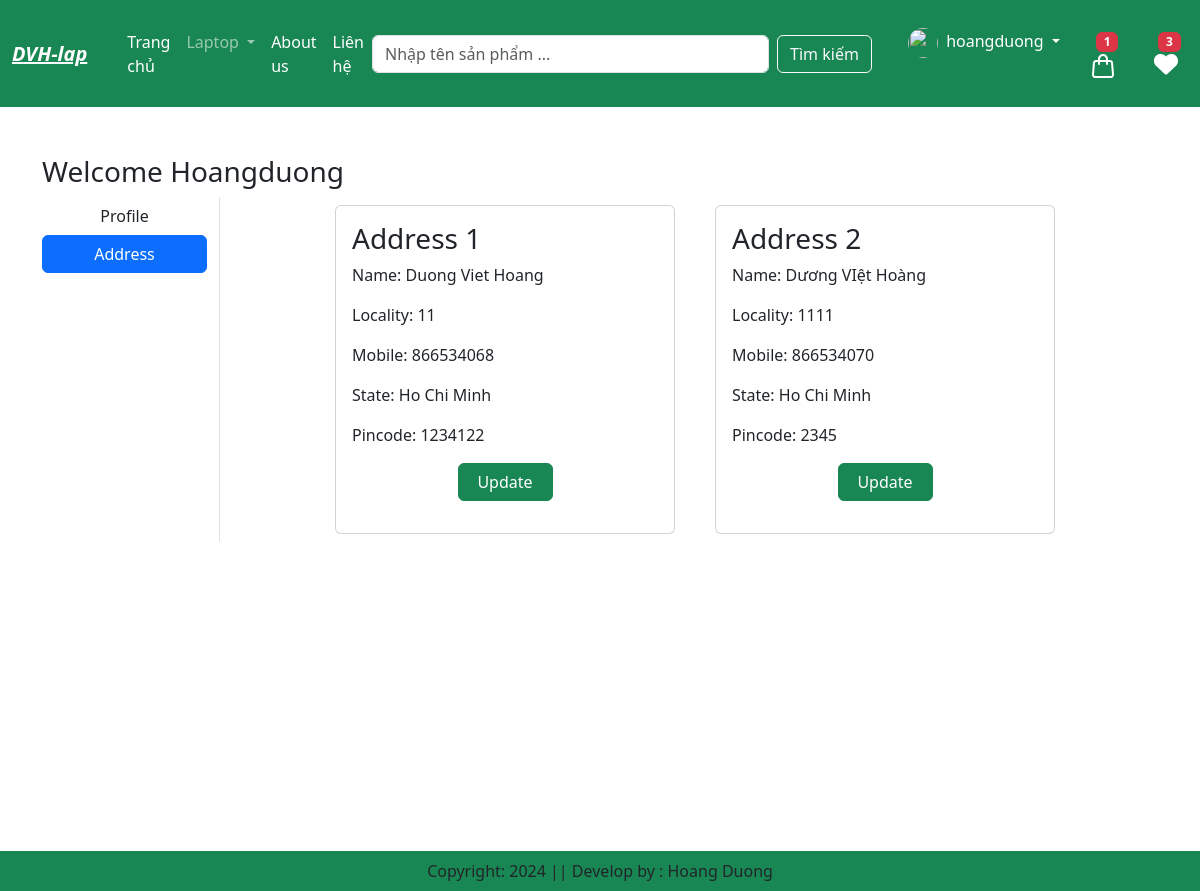
Page /address/ (signed in) on the earlier database version.
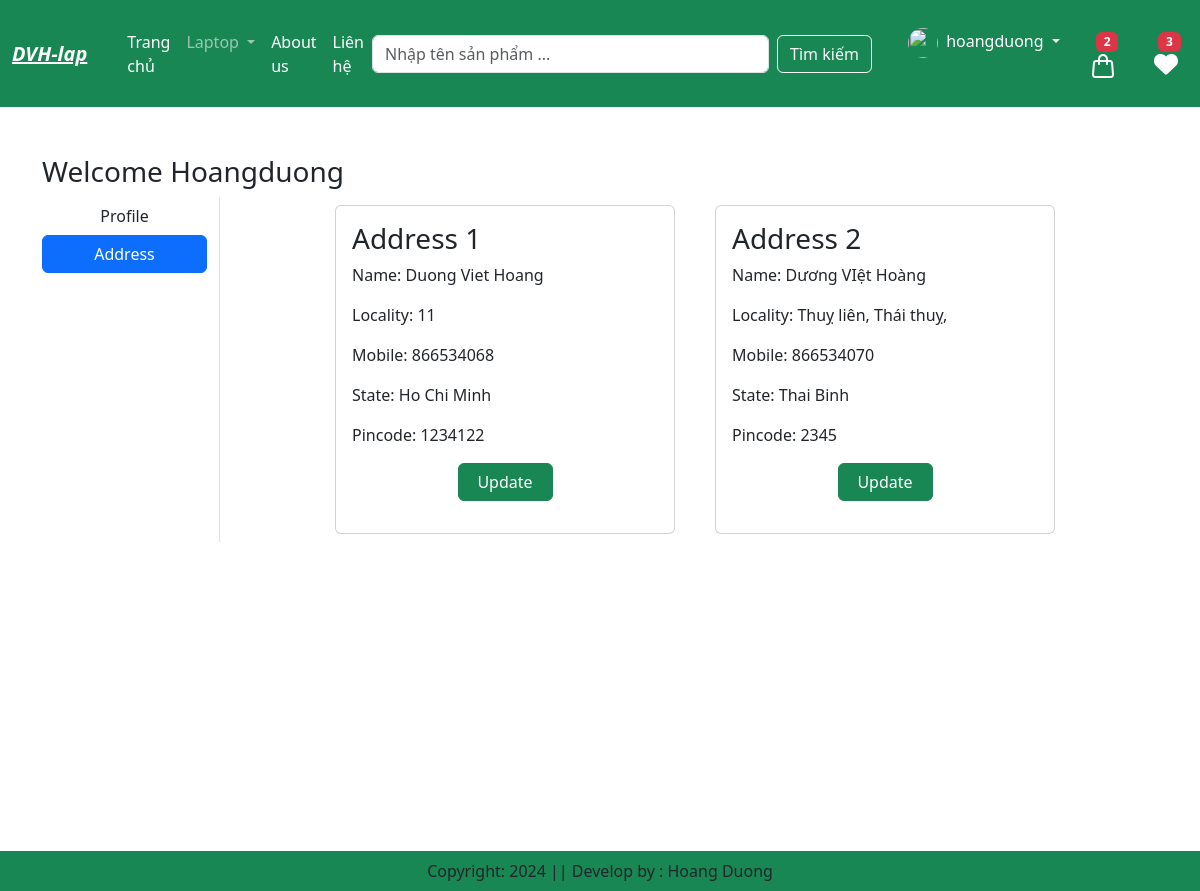
Same page on the later database version.
### app/models.py (models this page shows, shortened)
class Customer(models.Model):
    user =  models.ForeignKey(User, on_delete= models.CASCADE)
    name = models.CharField(max_length=200)
    locality = models.CharField(max_length=200)
    mobile = models.IntegerField(default=0)
    zipcode=  models.IntegerField()
    state = models.CharField(choices=STATE_CHOICES, max_length=100)

### app/views.py (the view)
# urls.py: path("address/", views.address , name= 'address'),   # k dùng class k cần as view
@login_required
def address(request):
    totalitem = 0
    wishitem=0
    if request.user.is_authenticated:
        totalitem = len(Cart.objects.filter(user= request.user))
        wishitem = len(Wishlist.objects.filter(user= request.user))
    add= Customer.objects.filter(user= request.user)
    return render(request, 'app/address.html',locals())

### app/templates/app/address.html (shortened to what this page needs)
{% extends 'app/base.html' %}
{% load static %}
{% block main_content %}
<div class="container address my-5">
	<div class="row">
		<h3>Welcome <span class="text-capitalize">{{request.user}}</span></h3>
		<div class="col-sm-2 border-end">
			<ul class="list-unstyled">
				<li class="d-grid">
					<a href="{% url 'profile' %}" class="btn ">Profile</a>
				</li>
				<li class="d-grid">
					<a href="{% url 'address' %}" class="btn btn-primary">Address</a>
				</li>
			</ul>
		</div>
        <div class="col-sm-8 offset-sm-1">
            <div class="row">
                {% for ad in add %}
                <div class="col-sm-6">
                    <div class="card m-2">
                        <div class="card-body">
                            <h3>Address {{forloop.counter}}</h3>
                            <p>Name: {{ad.name}}</p>
                            <p>Locality: {{ad.locality}}</p>
                            <p>Mobile: {{ad.mobile}}</p>
                            <p>State: {{ad.state}}</p>
                            <p>Pincode: {{ad.zipcode}}</p>
                            <p class="text-center" ><a href="{% url 'updateAddress' pk=ad.id %}" type="button" class="btn btn-success">Update</a></p>
                        </div>
                    </div>
                </div>
                {% endfor %}
            </div>
        </div>
    </div>
</div>
{% endblock main_content %}

### app/templates/app/base.html (shortened to what this page needs)
{% load static %}
<!DOCTYPE html>
<html lang="en">
	<head>
		<link
			href="https://cdn.jsdelivr.net/npm/bootstrap@5.3.3/dist/css/bootstrap.min.css"
			rel="stylesheet"
		/>
		<link
			rel="stylesheet"
			href="{% static 'app/css/owl.carousel.min.css' %}"
		/>
		<link rel="stylesheet" href="{% static 'app/css/all.min.css' %}" />
		<link rel="stylesheet" href="https://cdnjs.cloudflare.com/ajax/libs/font-awesome/6.5.2/css/all.min.css">
		<link rel="stylesheet" href="{% static 'app/css/style.css' %}" />
	</head>
	<body>
		<nav class="navbar navbar-expand-lg navbar-dark bg-success">
			<div class="container-fluid">
				<a class="navbar-brand fw-blold" style="font-weight: 600; color: #fff; font-style: italic; text-decoration: underline;" href="/">
					DVH-lap
				</a>
				<div class="collapse navbar-collapse mx-3" id="navbarSupportedContent">
					<ul class="navbar-nav me-auto mb-2 mb-lg-0">
						{% if request.user.is_authenticated %}
						<li class="nav-item">
							<a class="nav-link active .nav-link-hover" aria-current="page" href="/"
								>Trang chủ</a
							>
						</li>
						<li class="nav-item dropdown">
							<a
								class="nav-link dropdown-toggle"
								href="#"
								role="button"
								data-bs-toggle="dropdown"
								aria-expanded="false"
							>
								Laptop
							</a>
						</li>
						<li class="nav-item">
							<a class="nav-link text-white" href="{% url 'about' %}">About us</a>
						</li>
						<li class="nav-item">
							<a class="nav-link text-white" href="{% url 'contact' %}">Liên hệ</a>
						</li>
					</ul>
					<form class="d-flex search-input" role="search" action="/search">
						<input
							class="form-control me-2"
							type="search"
							placeholder="Nhập tên sản phẩm ..."
							name = "search"
							aria-label="Search"
						/>
						<button class="btn btn-outline-light" type="submit">
							Tìm kiếm
						</button>
					</form>
				</div>
				<ul class="navbar-nav me-auto mb-2 mb-lg-0">
					<li class="nav-item dropdown mx-2">
						<a class="nav-link dropdown-toggle text-white" href="#" id="profileDropdown" role="button" data-bs-toggle="dropdown"
						aria-expanded="false">
						<img class="d-inline-block mx-1" style="width: 30px;height: 30px; border-radius: 50%;" src="{% static 'app/images/user.jpg' %}" alt="">
						{{request.user}}
						</a>
					</li>
					<li class="nav-item mx-2"><a href="{% url 'showcart' %}" class="nav-link text-white"><span class="badge bg-danger mx-1">{% if totalitem > 0  %}{{totalitem}}{% endif %}</span></a></li>
					<li class="nav-item mx-2"><a href="{% url 'showwishlist' %}" class="nav-link text-white"><span class="badge bg-danger mx-1">
						{% if wishitem > 0 %}{{wishitem}}{% endif %}
					</span><i class="fs-4 fa-solid fa-heart"></i></a></li>
					{% else %}
					<li class="nav-item mx-2"><a href="{% url 'login' %}" class="nav-link text-white">Đăng nhập</a></li>
					<li class="nav-item mx-2"><a href="{% url 'customerregistration' %}" class="nav-link text-white">Đăng kí</a></li>
					{% endif %}
				</ul>
			</div>
		</nav>
		{% block main_content %}{% endblock main_content %}
		<footer class="container-fluid bg-success text-center p-2 mt-4">Copyright: 2024 || Develop by : Hoang Duong</footer>
	</body>
</html>

Differences in the rows shown:
changed Customer "Dương VIệt Hoàng": locality "1111" → "Thuỵ liên, Thái thuỵ,"; state "Ho Chi Minh" → "Thai Binh"
Other differences:
{{ totalitem }}: "1" → "2"
